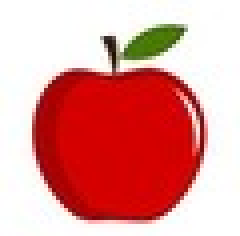
#> input picture CPU_log/apple3_60x60.jpg, 60 x 59 px (shown 4 times larger)
$ python code_chuan_coo_his_chuanhoa.py
#> lines starting #> are read from the running program, lines starting #| are printed output that depends on the picture
#> the answer given: apple3_60x60.jpg
import numpy as np
import matplotlib.pyplot as plt
from sklearn.metrics.pairwise import rbf_kernel
from scipy.sparse.linalg import eigsh
from sklearn.cluster import KMeans
from skimage import io, color
import time
from tkinter import Tk
from tkinter.filedialog import askopenfilename
import logging
from scipy.sparse import coo_matrix #chuyển sang ma trận coo
from scipy.signal import find_peaks
from scipy.sparse import diags


def kiemThuChayNhieuLan(i, name):
        temp_chuoi = f"{name}{i}"
        temp_chuoi = temp_chuoi + '.txt'
        logging.basicConfig(filename = temp_chuoi, level=logging.INFO,
                            format='%(asctime)s - %(levelname)s - %(message)s')
        # Duong dan toi anh cua ban
        image_path = "apple3_60x60.jpg"  # Thay bang duong dan anh cua ban
        """ image_path = "apple4_98x100.jpg"  # Thay bang duong dan anh cua ban """
        normalized_cuts(image_path, k=3)

        # [7 lines of commented-out code are left out]


def find_peaks_with_conditions(histogram, delta_threshold, dist_threshold):
    """
    Tìm các đỉnh cực đại trong histogram thỏa mãn điều kiện về độ lệch và khoảng cách

    Args:
        histogram: Mảng histogram
        delta_threshold: Ngưỡng độ lệch chiều cao tối thiểu (sigma*)
        dist_threshold: Ngưỡng khoảng cách tối thiểu (delta*)

    Returns:
        peaks: Các vị trí của đỉnh cực đại thỏa mãn điều kiện
    """
    # Tìm tất cả các đỉnh cực đại
    peaks, _ = find_peaks(histogram)

    # Lọc các đỉnh theo điều kiện
    valid_peaks = []

    for i in range(len(peaks)):
        is_valid = True
        for j in range(len(peaks)):
            if i != j:
                # Tính độ lệch chiều cao và khoảng cách
                delta = abs(histogram[peaks[i]] - histogram[peaks[j]])
                dist = abs(peaks[i] - peaks[j])

                # Kiểm tra điều kiện theo công thức (3.1) và (3.2)
                if delta < delta_threshold or dist < dist_threshold:
                    is_valid = False
                    break

        if is_valid:
            valid_peaks.append(peaks[i])

    return np.array(valid_peaks)

def determine_k_from_histogram(image):
    """
    Xác định số nhóm k dựa trên phân tích histogram

    Args:
        image: Ảnh đầu vào (đã chuẩn hóa về [0, 1])

    Returns:
        k: Số nhóm cần phân đoạn
    """
    # Chuyển ảnh sang ảnh xám nếu là ảnh màu
    if len(image.shape) == 3:
        gray_image = color.rgb2gray(image)
    else:
        gray_image = image

    # Tính histogram
    histogram, _ = np.histogram(gray_image, bins=256, range=(0, 1))

    # Các tham số ngưỡng (cần điều chỉnh dựa trên tập huấn luyện)
    delta_threshold = np.max(histogram) * 0.1  # sigma* = 10% của giá trị cao nhất
    dist_threshold = 20  # delta* = 20 bins

    # Tìm các đỉnh thỏa mãn điều kiện
    valid_peaks = find_peaks_with_conditions(histogram, delta_threshold, dist_threshold)

    # Số nhóm k là số đỉnh hợp lệ
    k = len(valid_peaks)

    # Đảm bảo k ít nhất là 2
    return max(2, k)

def determine_max_k(image, sigma_i=0.1, sigma_x=10):
    """
    Xác định số nhóm k tối đa dựa trên histogram

    Args:
        image: Ảnh đầu vào
        sigma_i, sigma_x: Các tham số cho tính toán ma trận trọng số (không sử dụng trong phương pháp mới)

    Returns:
        k: Số nhóm tối đa cần phân đoạn
    """
    k = determine_k_from_histogram(image)

    # Giới hạn k dựa trên kích thước ảnh để tránh over-segmentation
    h, w, _ = image.shape
    max_k = min(k, int(np.sqrt(h * w) / 10))

    return max(2, max_k)

# 1. Tinh ma tran trong so
def compute_weight_matrix(image, sigma_i=0.1, sigma_x=10):
    h, w, c = image.shape
    coords = np.array(np.meshgrid(range(h), range(w))).reshape(2, -1).T  # Toa do (x, y)
    features = image.reshape(-1, c)  # Dac trung mau

    logging.info(f"Kich thuoc anh: {h}x{w}x{c}")
    logging.info(f"Kich thuoc dac trung mau: {features.shape}, Kich thuoc toa do: {coords.shape}")
    logging.info(f"Dac trung mau:\n{features[:9, :9]}")
    logging.info(f"Toa do:\n{coords[:9, :9]}")


    # Tinh do tuong dong ve dac trung va khong gian
    W_features = rbf_kernel(features, gamma=1/(2 * sigma_i**2))
    W_coords = rbf_kernel(coords, gamma=1/(2 * sigma_x**2))
    W = W_features * W_coords

    logging.info(f"Kich thuoc ma tran trong so (W): {W.shape}")
    logging.info(f"Kich thuoc ma tran dac trung mau: {W_features.shape}, Kich thuoc ma tran toa do: {W_coords.shape}")
    logging.info(f"Mau cua W_features (9x9 phan tu dau):\n{W_features[:9, :9]}")
    logging.info(f"Mau cua W_coords (9x9 phan tu dau):\n{W_coords[:9, :9]}")
    logging.info(f"Mau cua W (9x9 phan tu dau):\n{W[:9, :9]}")

    # Chuyen ma tran W sang dang ma tran thua COO
    W_sparse = coo_matrix(W)
    logging.info(f"Kich thuoc ma tran thua (COO): {W_sparse.shape}")
    logging.info(f"Mau cua ma tran thua (COO) [du lieu, hang, cot]:\n{W_sparse.data[:9]}, {W_sparse.row[:9]}, {W_sparse.col[:9]}")

    return W_sparse


# 2. Tinh ma tran Laplace
def compute_laplacian(W_sparse):
    # Tạo ma trận đường chéo từ tổng các hàng
    D_diag = W_sparse.sum(axis=1).A.flatten()
    D = np.diag(D_diag)  # Ma trận đường chéo
    L = D - W_sparse # L = D - W
    logging.info("Kich thuoc ma tran duong cheo (D): %s", D.shape)
    logging.info("Mau cua D (9 phan tu dau):\n%s", D_diag[:9])  # In phần tử trên đường chéo
    logging.info("Kich thuoc ma tran Laplace (L): %s", L.shape)
    logging.info("Mau cua L (9x9 phan tu dau):\n%s", L[:9, :9])
    return L, D


# 3. Giai bai toan tri rieng
def compute_eigen(L, D, k=2):
    """
    Giai bai toan tri rieng bang thuat toan Lanczos (eigsh) tren GPU.
    :param L: Ma tran Laplace thua (CuPy sparse matrix).
    :param D: Ma tran duong cheo (CuPy sparse matrix).
    :param k: So tri rieng nho nhat can tinh.
    :return: Cac vector rieng tuong ung (k vector).
    """
    # Chuan hoa ma tran Laplace: D^-1/2 * L * D^-1/2
    D_diag = D.diagonal().copy()  # Lay duong cheo cua D
    D_diag[D_diag < 1e-10] = 1e-10  # Tranh chia cho 0 hoac gan 0
    D_inv_sqrt = diags(1.0 / np.sqrt(D_diag))  # Tinh D^-1/2
    L_normalized = D_inv_sqrt @ L @ D_inv_sqrt  # Chuan hoa ma tran Laplace

    # Giai bai toan tri rieng bang eigsh
    eigvals, eigvecs = eigsh(L_normalized, k=k, which='SA')  # Dung SA thay vi SM

    # Chuyen lai eigenvectors ve khong gian goc bang cach nhan D^-1/2
    eigvecs_original = D_inv_sqrt @ eigvecs

    return eigvecs_original


# 4. Gan nhan cho tung diem anh dua tren vector rieng
def assign_labels(eigen_vectors, k):
    # Dung K-Means de gan nhan
    kmeans = KMeans(n_clusters=k, random_state=0).fit(eigen_vectors)
    labels = kmeans.labels_
    logging.info(f"Nhan gan cho 27 pixel dau tien: {labels[:27]}")
    return labels

# 5. Hien thi ket qua
def display_segmentation(image, labels, k):
    h, w, c = image.shape
    segmented_image = np.zeros_like(image, dtype=np.uint8)

    # Tao bang mau ngau nhien
    colors = np.random.randint(0, 255, size=(k, 3), dtype=np.uint8)

    # To mau tung vung
    for i in range(k):
        segmented_image[labels.reshape(h, w) == i] = colors[i]

    plt.figure(figsize=(10, 5))
    plt.subplot(1, 2, 1)
    plt.title("Anh goc")
    plt.imshow(image)
    plt.axis('off')

    plt.subplot(1, 2, 2)
    plt.title("Anh sau phan vung")
    plt.imshow(segmented_image)
    plt.axis('off')
    plt.show()

# 6. Ket hop toan bo
def normalized_cuts(image_path, k):
    # Tinh thoi gian tren CPU
#> called with image_path = 'apple3_60x60.jpg', k = 3
    start_cpu = time.time()

    # Doc anh va chuan hoa
    image = io.imread(image_path)
#> image is the input picture: shape (59, 60, 3); mean R, G, B 225.7, 151.7, 148.7
    if image.ndim == 2:  # Neu la anh xam, chuyen thanh RGB
        image = color.gray2rgb(image)
    elif image.shape[2] == 4:  # Neu la anh RGBA, loai bo kenh alpha
        image = image[:, :, :3]
    image = image / 255.0  # Chuan hoa ve [0, 1]

    # Xác định số cụm k dựa trên histogram
    logging.info("Determining optimal k from histogram...")
    k = determine_max_k(image)
#> in determine_k_from_histogram, `gray_image = color.rgb2gray(image)`:
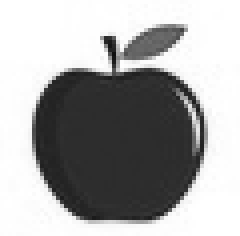
#> gray_image: shape (59, 60) float64 (shown 4 times larger); min 0.0643, max 1, mean 0.656
#> in determine_k_from_histogram, `histogram, _ = np.histogram(gray_image, bins=256, range=(0, 1))`: histogram = 256 values, max 1209 at index 255, min 0 at index 0, mean 13.83
#> in determine_k_from_histogram, `delta_threshold = np.max(histogram) * 0.1`: delta_threshold = 120.9
#> in find_peaks_with_conditions, `peaks, _ = find_peaks(histogram)`: peaks = 69 values from 16 to 250
#> the loop in find_peaks_with_conditions, `for i in range(len(peaks)):` made 69 passes
#> after the loop in find_peaks_with_conditions, `for i in range(len(peaks)):`: valid_peaks = []
#> in determine_k_from_histogram, `valid_peaks = find_peaks_with_conditions(histogram, delta_threshold, d..`: valid_peaks = empty array
#> in determine_k_from_histogram, `k = len(valid_peaks)`: k = 0
#> in determine_max_k, `k = determine_k_from_histogram(image)`: k = 2
#> k = 2
    logging.info(f"Optimal k determined: {k}")

    # Tinh toan Ncuts
    logging.info("Bat dau tinh ma tran trong so...")
    W = compute_weight_matrix(image)
#> in compute_weight_matrix, `W_features = rbf_kernel(features, gamma=1/(2 * sigma_i**2))`:
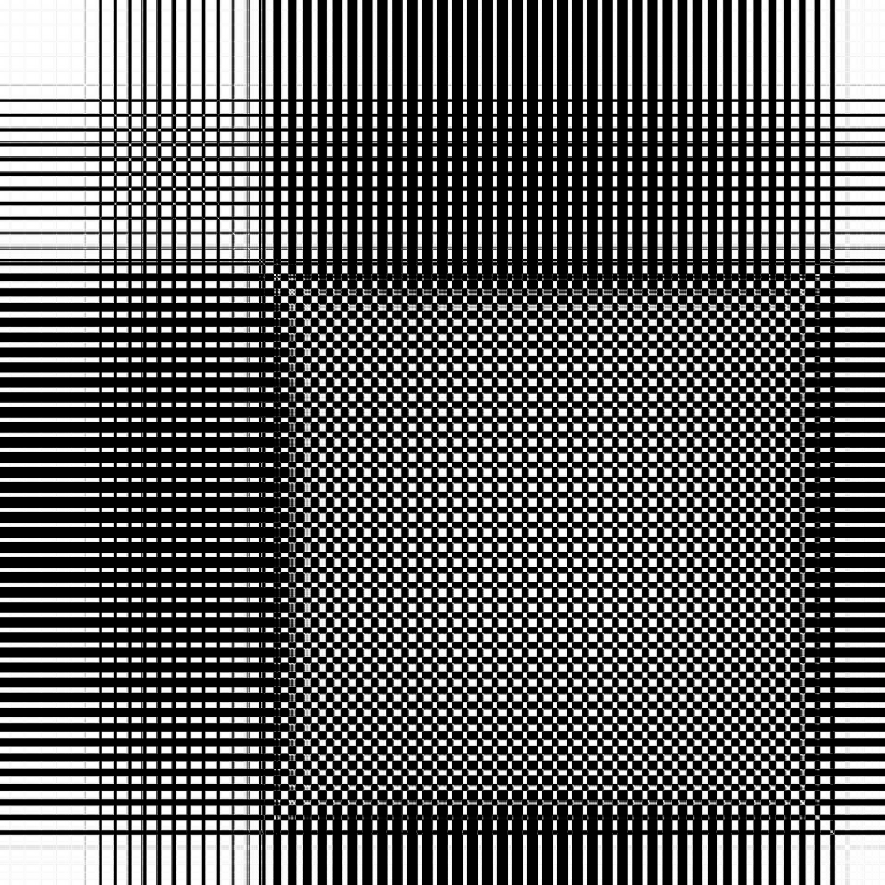
#> W_features: shape (3540, 3540) float64 (shown at 1/4 size); min 9.63e-59, max 1, mean 0.375
#> in compute_weight_matrix, `W = W_features * W_coords`:
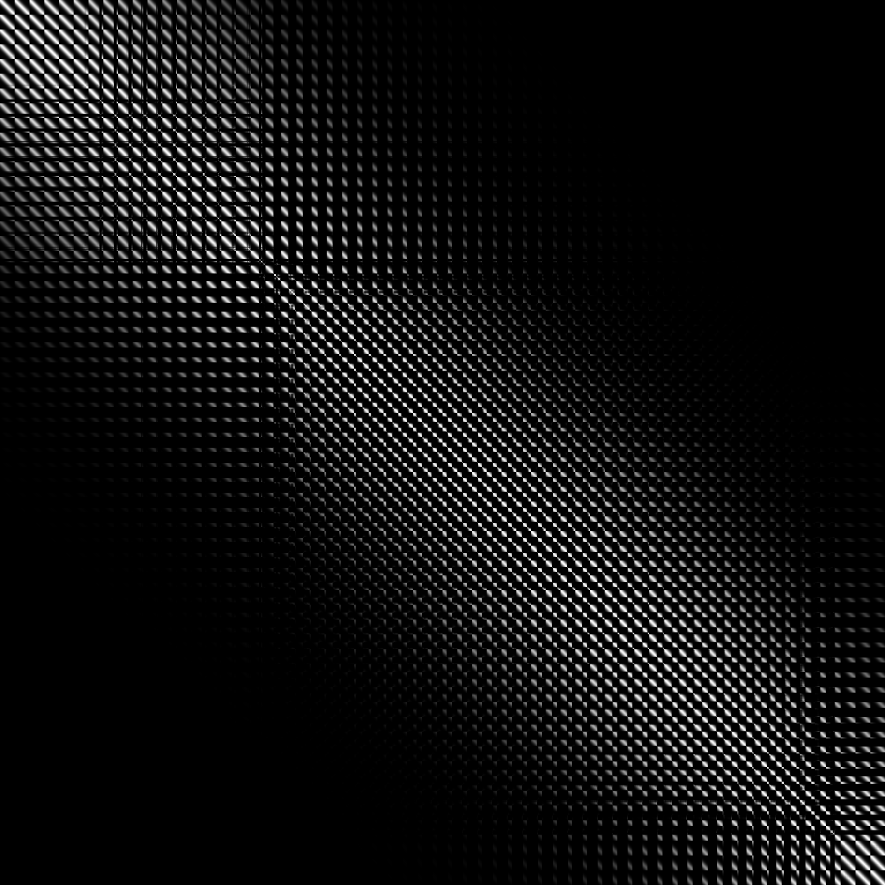
#> W: shape (3540, 3540) float64 (shown at 1/4 size); min 7.93e-67, max 1, mean 0.0684

    logging.info("Tinh ma tran Laplace...")
    L, D = compute_laplacian(W)
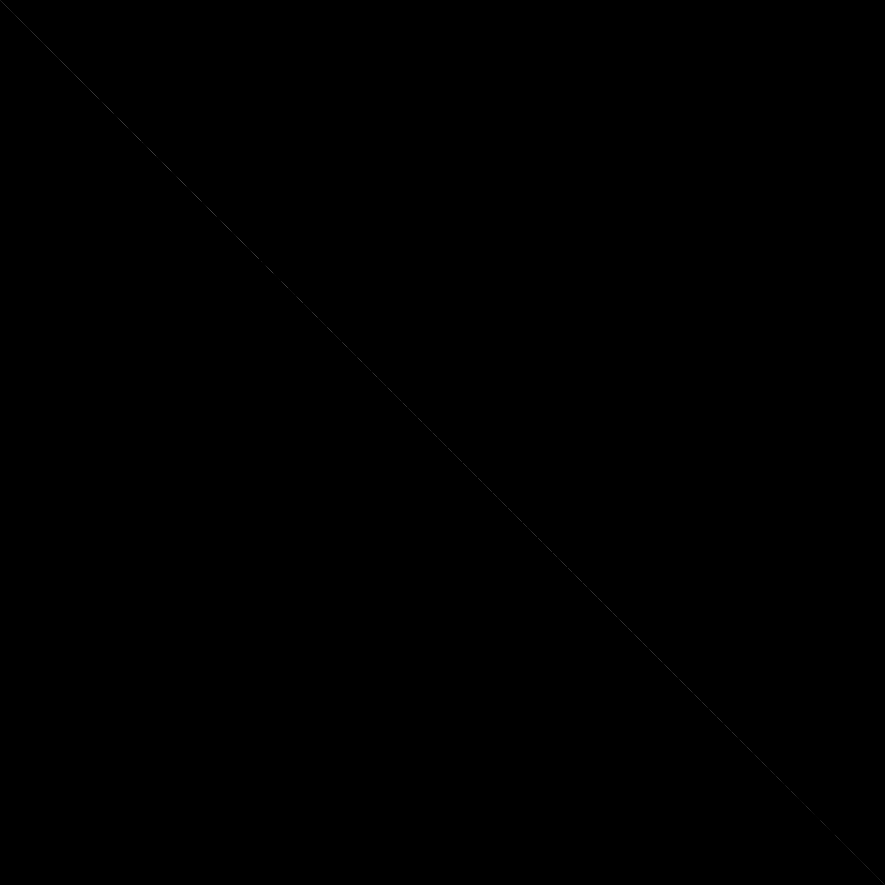
#> L: shape (3540, 3540) float64 (shown at 1/4 size); min -0.995, max 477.8, mean 0; drawn with min black and max white

    logging.info("Tinh vector rieng...")
    eigen_vectors = compute_eigen(L, D, k=k)  # Tinh k vector rieng
#> in compute_eigen, `D_diag = D.diagonal().copy()`: D_diag = 3540 values, max 478.8 at index 788, min 1.52 at index 2893, mean 242.2
#> in compute_eigen, `L_normalized = D_inv_sqrt @ L @ D_inv_sqrt`:
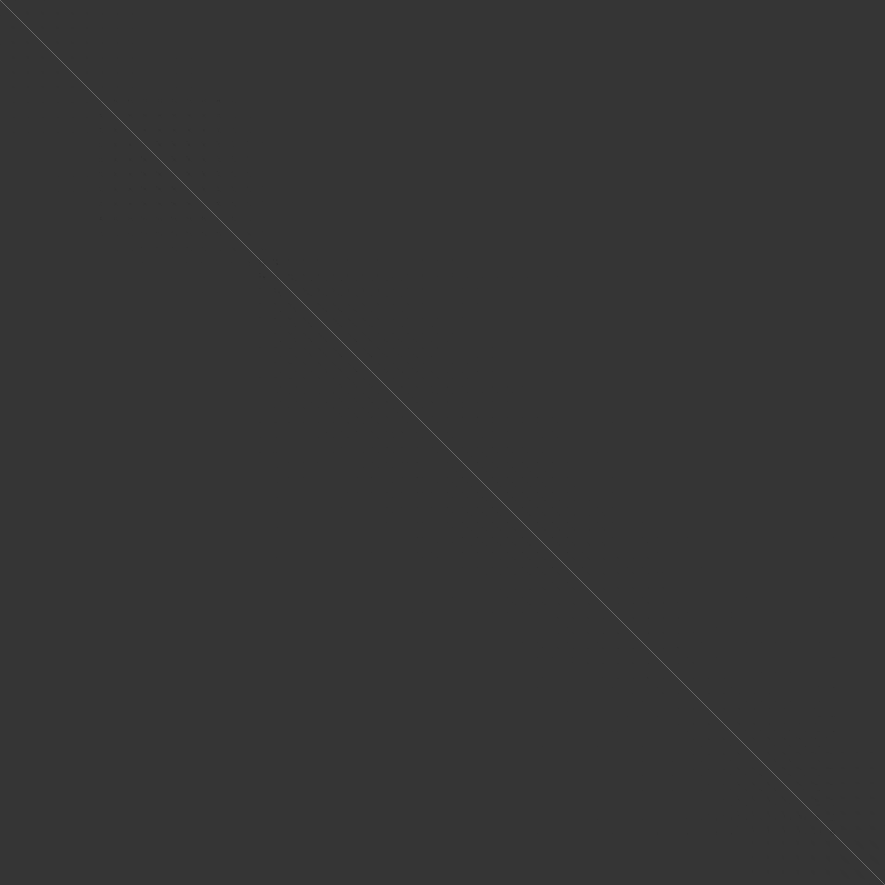
#> L_normalized: shape (3540, 3540) float64 (shown at 1/4 size); min -0.268, max 0.998, mean 5.98e-06; drawn with min black and max white
#> in compute_eigen, `eigvals, eigvecs = eigsh(L_normalized, k=k, which='SA')`: eigvals = [1.25e-17, 2.59e-05]; eigvecs = 3540 pairs, first value 0.00133 to 0.0236, second value -0.0165 to 0.0304
#> in compute_eigen, `eigvecs_original = D_inv_sqrt @ eigvecs`: eigvecs_original = 3540 pairs, first value 0.00108 to 0.00108, second value -0.000754 to 0.00156
#> eigen_vectors has the same summary as eigvecs_original in compute_eigen

    logging.info("Gan nhan cho cac diem anh...")
    labels = assign_labels(eigen_vectors, k)  # Gan nhan cho moi diem anh
#> in assign_labels, `labels = kmeans.labels_`: labels = 3540 values, max 1 at index 0, min 0 at index 401, mean 0.588

    logging.info("Hien thi ket qua...")

    end_cpu = time.time()
    logging.info(f"Thoi gian: {end_cpu - start_cpu} giay")

    display_segmentation(image, labels, k)
#> in display_segmentation, `colors = np.random.randint(0, 255, size=(k, 3), dtype=np.uint8)`: colors = [[172, 10, 127], [140, 47, 170]]
#> after the loop in display_segmentation, `for i in range(k):`:
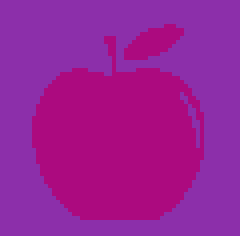
#> segmented_image: shape (59, 60, 3) (shown 4 times larger); mean of channels 0, 1, 2 153.2, 31.8, 152.3; drawn as R, G, B

# 7. Mo file chon anh tu hop thoai
def open_file_dialog():
    # Tao cua so an cho tkinter
    root = Tk()
    root.withdraw()  # An cua so chinh

    # Mo hop thoai chon file anh
    file_path = askopenfilename(title="Chon anh", filetypes=[("Image Files", "*.jpg;*.jpeg;*.png;*.bmp")])
    return file_path

# 8. Chay thu nghiem
if __name__ == "__main__":
    # Mo hop thoai chon anh
    image_path = open_file_dialog()
    if image_path:
        logging.info(f"Da chon anh: {image_path}")
        normalized_cuts(image_path, k=3)  # Phan vung thanh 3 nhom
    else:
        logging.info("Khong co anh nao duoc chon.")
